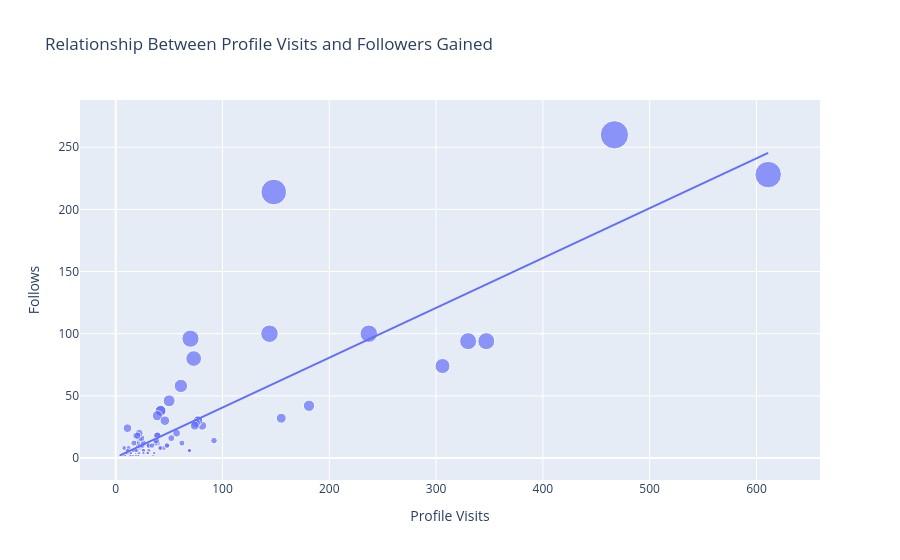

The code cell stored with this chart in its notebook:
### Markdown cell above
## So, the conversation rate of my Instagram account is 31%, which sounds like a very good conversation rate. Let’s have a look at the relationship between the total profile visits and the number of followers gained from all profile visits:

### Code cell
figure = px.scatter(data_frame = data, x="Profile Visits",
                    y="Follows", size="Follows", trendline="ols", 
                    title = "Relationship Between Profile Visits and Followers Gained")
figure.show()

### Figure 1 — Plotly figure (JSON) as saved in the notebook; plotly's stock layout.template omitted (floating-point values rounded to 4 significant figures)
{"data": [{"hovertemplate": "Profile Visits=%{x}<br>Follows=%{marker.size}<extra></extra>", "legendgroup": "", "marker": {"color": "#636efa", "size": [2, 10, 12, 8, 0, 2, 0, 6, 4, 6, 4, 0, 2, 4, 42, 6, 2, 2, 30, 0, 0, 24, 100, 2, 4, 6, 6, 6, 2, 2, 20, 2, 4, 8, 26, 2, 2, 4, 0, 2, 94, 8, 18, 10, 4, 4, 4, 4, 18, 38, 10, 12, 4, 4, 74, 0, 6, 6, 0, 6, 12, 10, 8, 8, 46, 12, 10, 94, 6, 10, 6, 4, 12, 16, 12, 8, 32, 8, 16, 6, 10, 10, 6, 2, 2, 30, 0, 4, 4, 18, 38, 10, 2, 4, 6, 6, 6, 2, 2, 14, 8, 14, 28, 18, 12, 34, 26, 260, 16, 96, 20, 30, 58, 100, 80, 18, 10, 214, 228], "sizemode": "area", "sizeref": 0.65, "symbol": "circle"}, "mode": "markers", "name": "", "orientation": "v", "showlegend": false, "type": "scatter", "x": [35, 48, 62, 23, 8, 9, 26, 12, 36, 31, 29, 15, 8, 20, 181, 17, 16, 21, 77, 10, 9, 11, 144, 14, 10, 19, 69, 11, 19, 9, 57, 13, 11, 24, 81, 4, 7, 14, 18, 8, 330, 21, 19, 32, 19, 21, 14, 30, 39, 42, 31, 20, 12, 22, 306, 13, 26, 16, 15, 15, 39, 21, 8, 45, 50, 37, 25, 347, 26, 48, 16, 26, 17, 52, 22, 41, 155, 12, 22, 20, 23, 25, 17, 16, 21, 77, 10, 14, 30, 39, 42, 31, 14, 10, 19, 69, 11, 19, 9, 38, 42, 92, 75, 21, 26, 39, 74, 467, 24, 70, 22, 46, 61, 237, 73, 20, 34, 148, 611], "xaxis": "x", "y": [2, 10, 12, 8, 0, 2, 0, 6, 4, 6, 4, 0, 2, 4, 42, 6, 2, 2, 30, 0, 0, 24, 100, 2, 4, 6, 6, 6, 2, 2, 20, 2, 4, 8, 26, 2, 2, 4, 0, 2, 94, 8, 18, 10, 4, 4, 4, 4, 18, 38, 10, 12, 4, 4, 74, 0, 6, 6, 0, 6, 12, 10, 8, 8, 46, 12, 10, 94, 6, 10, 6, 4, 12, 16, 12, 8, 32, 8, 16, 6, 10, 10, 6, 2, 2, 30, 0, 4, 4, 18, 38, 10, 2, 4, 6, 6, 6, 2, 2, 14, 8, 14, 28, 18, 12, 34, 26, 260, 16, 96, 20, 30, 58, 100, 80, 18, 10, 214, 228], "yaxis": "y"}, {"hovertemplate": "<b>OLS trendline</b><br>Follows = 0.400884 * Profile Visits + 0.46283<br>R<sup>2</sup>=0.727868<br><br>Profile Visits=%{x}<br>Follows=%{y} <b>(trend)</b><extra></extra>", "legendgroup": "", "marker": {"color": "#636efa", "symbol": "circle"}, "mode": "lines", "name": "", "showlegend": false, "type": "scatter", "x": [4, 7, 8, 8, 8, 8, 9, 9, 9, 9, 10, 10, 10, 10, 11, 11, 11, 11, 12, 12, 12, 13, 13, 14, 14, 14, 14, 14, 15, 15, 15, 16, 16, 16, 16, 17, 17, 17, 18, 19, 19, 19, 19, 19, 19, 20, 20, 20, 20, 21, 21, 21, 21, 21, 21, 22, 22, 22, 22, 23, 23, 24, 24, 25, 25, 26, 26, 26, 26, 26, 29, 30, 30, 31, 31, 31, 32, 34, 35, 36, 37, 38, 39, 39, 39, 39, 41, 42, 42, 42, 45, 46, 48, 48, 50, 52, 57, 61, 62, 69, 69, 70, 73, 74, 75, 77, 77, 81, 92, 144, 148, 155, 181, 237, 306, 330, 347, 467, 611], "xaxis": "x", "y": [2.066, 3.269, 3.67, 3.67, 3.67, 3.67, 4.071, 4.071, 4.071, 4.071, 4.472, 4.472, 4.472, 4.472, 4.873, 4.873, 4.873, 4.873, 5.273, 5.273, 5.273, 5.674, 5.674, 6.075, 6.075, 6.075, 6.075, 6.075, 6.476, 6.476, 6.476, 6.877, 6.877, 6.877, 6.877, 7.278, 7.278, 7.278, 7.679, 8.08, 8.08, 8.08, 8.08, 8.08, 8.08, 8.481, 8.481, 8.481, 8.481, 8.881, 8.881, 8.881, 8.881, 8.881, 8.881, 9.282, 9.282, 9.282, 9.282, 9.683, 9.683, 10.08, 10.08, 10.48, 10.48, 10.89, 10.89, 10.89, 10.89, 10.89, 12.09, 12.49, 12.49, 12.89, 12.89, 12.89, 13.29, 14.09, 14.49, 14.89, 15.3, 15.7, 16.1, 16.1, 16.1, 16.1, 16.9, 17.3, 17.3, 17.3, 18.5, 18.9, 19.71, 19.71, 20.51, 21.31, 23.31, 24.92, 25.32, 28.12, 28.12, 28.52, 29.73, 30.13, 30.53, 31.33, 31.33, 32.93, 37.34, 58.19, 59.79, 62.6, 73.02, 95.47, 123.1, 132.8, 139.6, 187.7, 245.4], "yaxis": "y"}], "layout": {"legend": {"itemsizing": "constant", "tracegroupgap": 0}, "title": {"text": "Relationship Between Profile Visits and Followers Gained"}, "xaxis": {"anchor": "y", "domain": [0, 1], "title": {"text": "Profile Visits"}}, "yaxis": {"anchor": "x", "domain": [0, 1], "title": {"text": "Follows"}}}}
